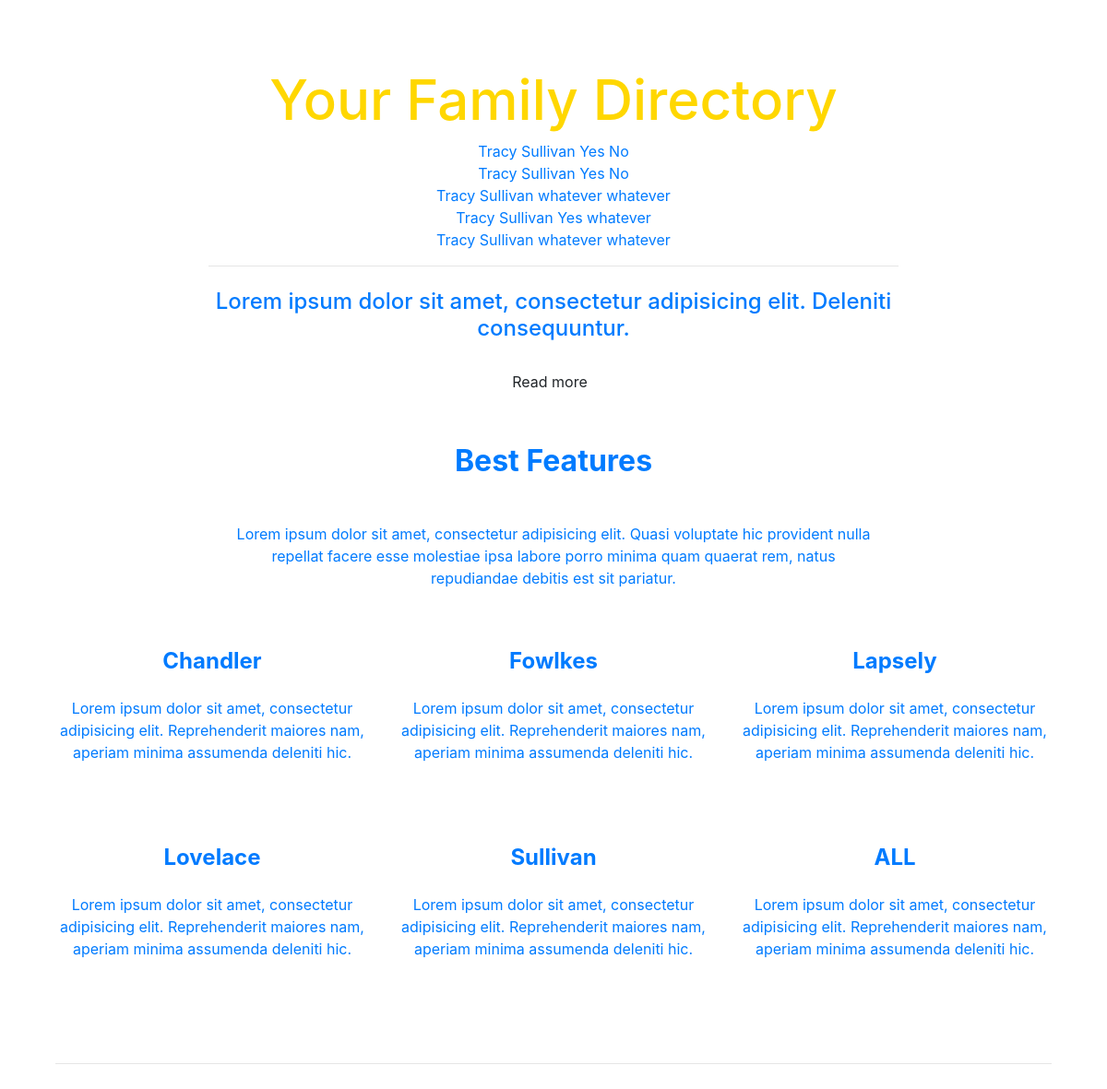
/directory, run on an earlier commit of the app's database.
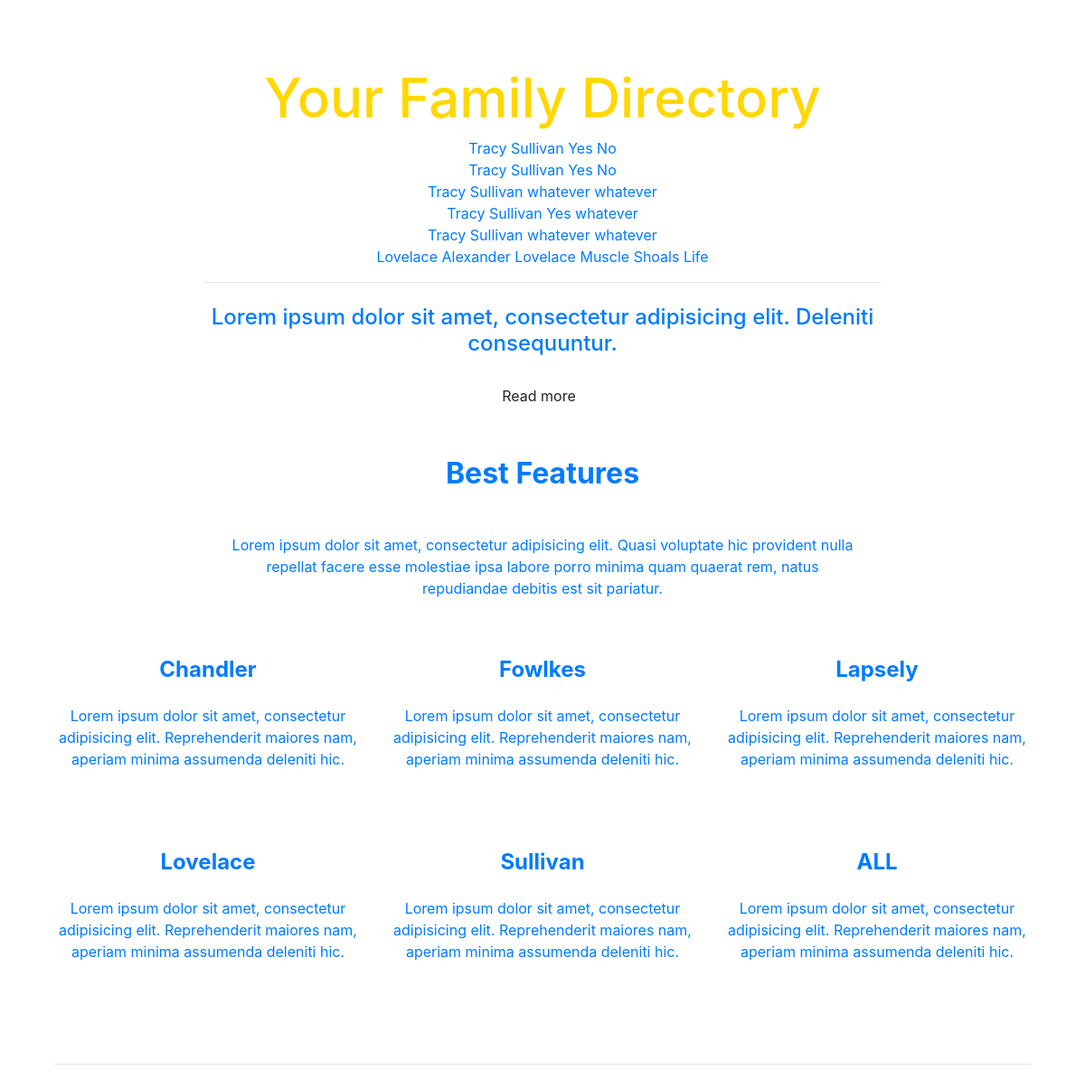
And on a later commit of the database.
### family/models.py (models this page shows, shortened)
class Person(models.Model):
    first_name = models.CharField(max_length=50, default="")
    last_name = models.CharField(max_length=50, default="")
    schools =   models.CharField(max_length=30, default="")
    occupation = models.CharField(max_length=30, default="")
    branch = models.CharField(max_length=30, default="")
    listed = models.BooleanField(default=False)

### family/views.py (the view)
# urls.py: path("directory", directory_view, name="directory"),
def directory_view(request):
    people = Person.objects.all().order_by("branch")
    chandler = Person.objects.filter(branch="chandler")
    context = {
        "people": people,
        "chandler": chandler
    }
    return render(request,'family/directory_view.html', context=context)

### templates/family/directory_view.html (shortened to what this page needs)
{% extends 'base.html' %}
{% block content %}
    <div class="container">
        <br>
        <a href="{% url 'add' %}" </a>
        <br>
        <br>
    <header>
    <body background-color="white">
    </body>
        <div id="intro" class="view">
            <div class="mask rgba-black-strong">
                <div class="container-fluid d-flex align-items-center justify-content-center h-100">
                    <div class="row d-flex justify-content-center text-center">
                        <div class="col-md-10">
<h1 style="color: gold; font-size: 60px">Your Family Directory
                    </h1>
                            {% if people %}
                        {% for person in people %}
                            <tr>
                                <td>{{ person.branch }}</td>
                                <td>{{ person.first_name }}</td>
                                <td>{{ person.last_name }}</td>
                                <td>{{ person.schools }}</td>
                                <td>{{person.occupation}}</td>
                            </tr>
                        {% endfor %}
                    {% else %}
                    <tr>
                        <td>No items in your list</td>
                        <td></td>
                        <td></td>
                        <td></td>
                    {% endif %}
                            <hr class="hr-light">
                            <h4 class="white-text my-4">Lorem ipsum dolor sit amet, consectetur adipisicing elit.
                                Deleniti
                                consequuntur.</h4>
                            <button type="button" class="btn btn-outline-white">Read more</button>
                        </div>
                    </div>
                </div>
            </div>
        </div>
    </header>
    <main class="mt-5">
        <div class="container">
            <section id="best-features" class="text-center">
                <h2 class="mb-5 font-weight-bold">Best Features</h2>
                <div class="row d-flex justify-content-center mb-4">
                    <div class="col-md-8">
                        <p class="grey-text">Lorem ipsum dolor sit amet, consectetur adipisicing elit. Quasi voluptate
                            hic
                            provident nulla repellat
                            facere esse molestiae ipsa labore porro minima quam quaerat rem, natus repudiandae debitis
                            est
                            sit pariatur.</p>
                    </div>
                </div>
                <div class="row">
                    <div class="col-md-4 mb-5">
                        <h4 class="my-4 font-weight-bold">Chandler</h4>
                        <p class="grey-text">Lorem ipsum dolor sit amet, consectetur adipisicing elit. Reprehenderit
                            maiores nam,
                            aperiam minima
                            assumenda deleniti hic.</p>
                    </div>
                    <div class="col-md-4 mb-5">
                        <h4 class="my-4 font-weight-bold">Fowlkes</h4>
                        <p class="grey-text">Lorem ipsum dolor sit amet, consectetur adipisicing elit. Reprehenderit
                            maiores nam,
                            aperiam minima
                            assumenda deleniti hic.</p>
                    </div>
                    <div class="col-md-4 mb-5">
                        <h4 class="my-4 font-weight-bold">Lapsely</h4>
                        <p class="grey-text">Lorem ipsum dolor sit amet, consectetur adipisicing elit. Reprehenderit
                            maiores nam,
                            aperiam minima
                            assumenda deleniti hic.</p>
                    </div>
                    <div class="col-md-4 mb-5">
                        <h4 class="my-4 font-weight-bold">Lovelace</h4>
                        <p class="grey-text">Lorem ipsum dolor sit amet, consectetur adipisicing elit. Reprehenderit
                            maiores nam,
                            aperiam minima
                            assumenda deleniti hic.</p>
                    </div>
                    <div class="col-md-4 mb-1">
                        <h4 class="my-4 font-weight-bold">Sullivan</h4>
                        <p class="grey-text">Lorem ipsum dolor sit amet, consectetur adipisicing elit. Reprehenderit
                            maiores nam,
                            aperiam minima
                            assumenda deleniti hic.</p>
                    </div>
                    <div class="col-md-4 mb-1">
                        <h4 class="my-4 font-weight-bold">ALL</h4>
                        <p class="grey-text">Lorem ipsum dolor sit amet, consectetur adipisicing elit. Reprehenderit
                            maiores nam,
                            aperiam minima
                            assumenda deleniti hic.</p>
                    </div>
                </div>
            </section>
            <hr class="my-5">
    </div>
    <br><br><br><br><br>
{% endblock %}

### templates/base.html (shortened to what this page needs)
{% load static %}
<!DOCTYPE html>
<html lang="en">
<head>
    <link rel="stylesheet" href="https://stackpath.bootstrapcdn.com/bootstrap/4.3.1/css/bootstrap.min.css">
</head>
    {% block content  %}
    {% endblock content  %}
</body>
</html>

What changed in the data, as far as the page shows it:
added Person: branch "Lovelace", first_name "Alexander", last_name "Lovelace", schools "Muscle Shoals", occupation "Life"
